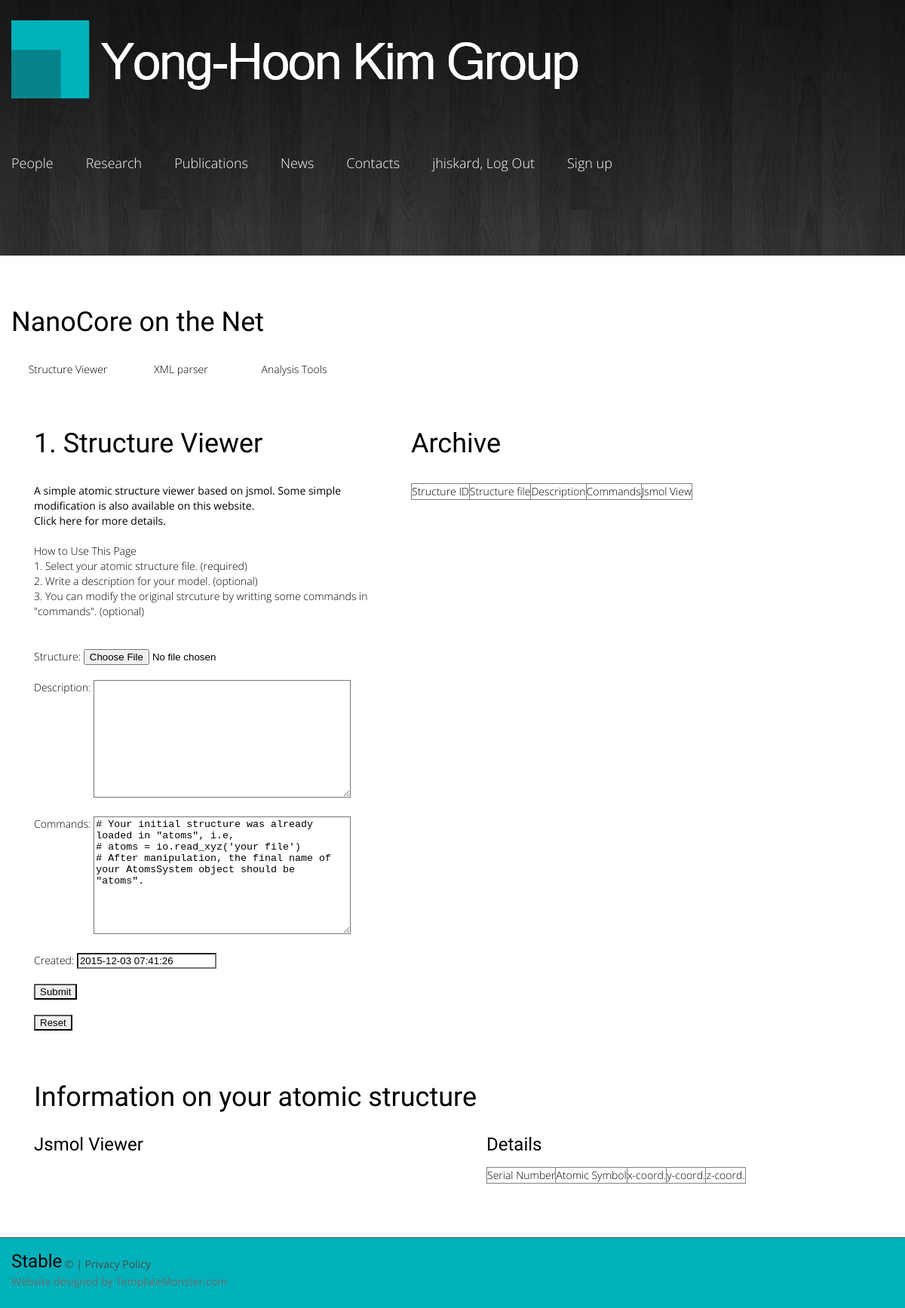
/nanocore_viewer.html (signed in), run on an earlier commit of the app's database.
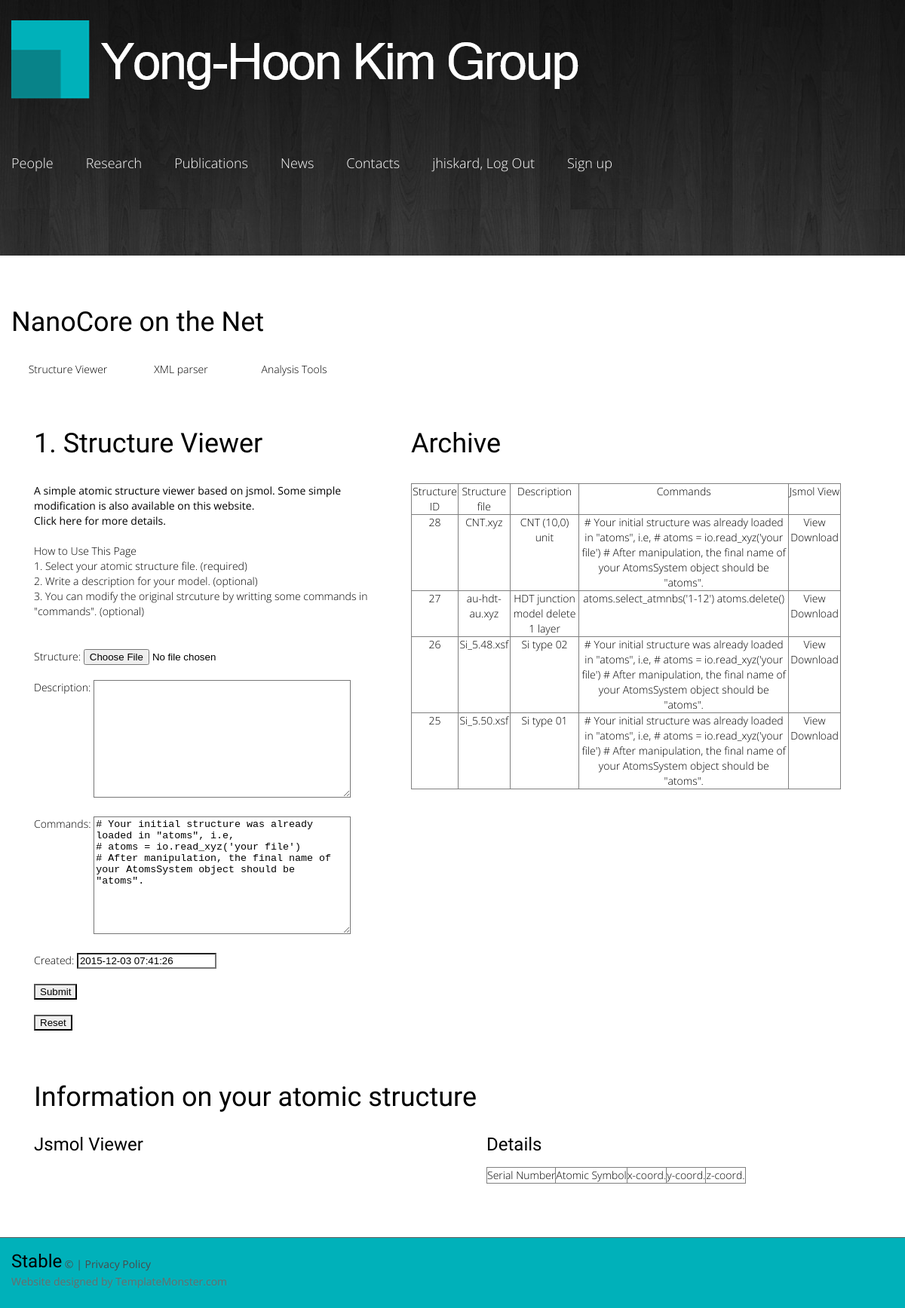
And on a later commit of the database.
### app04/models.py (models this page shows)
class StructureModel(models.Model):
    structure = models.FileField(upload_to=upload_path_handler)
    description = models.TextField(max_length=5000, blank=True)
    commands = models.TextField(max_length=10000, blank=True,
                                default="""# Your initial structure was already loaded in "atoms", i.e,
# atoms = io.read_xyz('your file')
# After manipulation, the final name of your AtomsSystem object should be "atoms".
""")
    created  = models.DateTimeField(default=now)

### app04/views.py (the view, shortened to what this page needs)
# urls.py: url(r'^nanocore_viewer.html', views04.app04_view_nanocore, name='app04_view_nanocore'),
@login_required
def app04_view_nanocore(request):
    context = {'filename':'',}
    if not request.user.is_authenticated():
        return redirect(settings.LOGIN_URL)
    if request.method == "GET":
        edit_form = StructureForm()
    temp = StructureModel.objects.all()
    results2 = []
    i = 1
    for t in temp:
        struct_id = t.id
        structure = str(t.structure).split('/')[-1]
        url = t.structure.url
        description = str(t.description)
        commands = str(t.commands)
        print [i, structure, description, commands, url]
        results2.append([struct_id, structure, description, commands, url])
        i += 1
    results2.reverse()
    context['results2'] = results2
    context['form'] = edit_form
    return render(request, 'nanocore_viewer.html', context)

### app04/forms.py
class StructureForm(forms.ModelForm):
    class Meta:
        model = StructureModel
        fields = ('structure', 'description', 'commands', 'created')

### app01/templates/nanocore_viewer.html (shortened to what this page needs)
{% extends 'nanocore_base.html' %}
{% block content %}
  <div class="container">
    <div class="grid_5">
    <h3>1. Structure Viewer</h3>
    <p class="fwn">A simple atomic structure viewer based on jsmol. Some simple modification is also available on this website.<br><a href="nanocore_details.html">Click here </a>for more details.</p>
    How to Use This Page<br>
    1. Select your atomic structure file. (required) <br>
    2. Write a description for your model. (optional) <br>
    3. You can modify the original strcuture by writting some commands in "commands". (optional) <p><br>
    <form method="POST" action="/nanocore_viewer.html" enctype="multipart/form-data">
      {{form.as_p}}
      <p><input type="submit" value="Submit"/></p>
    </form>
    <form method="GET" action="/nanocore_viewer.html"><input type="submit" value="Reset"></form>
    </div>
    <div class="grid_6">
      <h3>Archive</h3>
      <table class="table table-bordered" border=1, cellpadding="10">
      <thead>
        <td border="1" align="center" style="border-collapse:collapse; border:1px gray solid;">Structure ID</td>
        <td border="1" align="center" style="border-collapse:collapse; border:1px gray solid;">Structure file</td>
        <td border="1" align="center" style="border-collapse:collapse; border:1px gray solid;">Description</td>
        <td border="1" align="center" style="border-collapse:collapse; border:1px gray solid;">Commands</td>
        <td border="1" align="center" style="border-collapse:collapse; border:1px gray solid;">Jsmol View</td>
      </thead>
      <tbody>
      {% for i, struct, descript, comm, link in results2 %}
      <tr>
        <td border="1" align="center" style="border-collapse:collapse; border:1px gray solid;">{{i}}</td>
        <td border="1" align="center" style="border-collapse:collapse; border:1px gray solid;">{{struct}}</td>
        <td border="1" align="center" style="border-collapse:collapse; border:1px gray solid;">{{descript}}</td>
        <td border="1" align="center" style="border-collapse:collapse; border:1px gray solid;">{{comm}}</td>
        <td border="1" align="center" style="border-collapse:collapse; border:1px gray solid;">
          <a href="nanocore_view/{{i}}?url={{link}}&index={{i}}">View</a>
          <a href="{{link}}">Download</a>
        </td>
     </tr>
     {% endfor %}
     </tbody>
     </table>
    </div>
  <article class="container">
    <div class="grid_12">
      <h3>Information on your atomic structure</h3>
    </div>
    <div class="grid_6">
      <div class="text1"><a href="#">Jsmol Viewer</a></div>
    </div>
    <div class="grid_5">
      <div class="text1"><a href="#">Details</a></div>
      <table class="table table-bordered" border=1, cellpadding="10">
      <thead>
        <td border="1" align="center" style="border-collapse:collapse; border:1px gray solid;">Serial Number</td>
        <td border="1" align="center" style="border-collapse:collapse; border:1px gray solid;">Atomic Symbol</td>
        <td border="1" align="center" style="border-collapse:collapse; border:1px gray solid;">x-coord.</td>
        <td border="1" align="center" style="border-collapse:collapse; border:1px gray solid;">y-coord.</td>
        <td border="1" align="center" style="border-collapse:collapse; border:1px gray solid;">z-coord.</td>
      </thead>
     </table>
    </div>
  </article>
  </div>
{% endblock %}

### app01/templates/nanocore_base.html (shortened to what this page needs)
<!DOCTYPE html>
<html lang="en">
<head>
<link rel="stylesheet" href="/static/css/style.css">
</head>
<body>
<header>
  <div class="container">
    <div class="row">
      <div class="grid_12 rel">
        <h1>
          <a href="index.html">
            <img src="/static/images/logo.png" alt="Logo alt">
          </a>
        </h1>
      </div>
    </div>
  </div>
  <section id="stuck_container">
    <div class="container">
      <div class="row">
        <div class="grid_12 ">
          <div class="navigation ">
            <nav>
              <ul class="sf-menu">
               <li><a href="people_prof.html">People</a></li>
               <li><a href="research.html">Research</a></li>
               <li><a href="publications.html">Publications</a></li>
               <li><a href="news.html">News</a></li>
               <li><a href="contacts.html">Contacts</a></li>
               <li>
                 {% if request.user.is_authenticated %}
                 <a href="{% url 'logout_url' %}?next=/index.html">{{request.user.username }}, Log Out</a>
                 {% else %}
                 <a href="{% url 'login_url' %}">Log In</a>
                 {% endif %}
               </li>
               <li><a href="/signup">Sign up</a></li>
             </ul>
            </nav>
          </div>
        </div>
     </div>
    </div>
  </section>
</header>
<section id="content"><div class="ic">More Website Templates @ TemplateMonster.com - July 28, 2014!</div>
  <div class="container">
    <h3>NanoCore on the Net</h3>
    <table class="table table-bordered" border=0, cellpadding="10">
      <tbody>
      <tr>
        <td width=150 align="center"><a href="nanocore_viewer.html">Structure Viewer</a></td>
        <td width=150 align="center"><a href="detail/siesta.xml">XML parser</a></td>
        <td width=150 align="center"><a href="#">Analysis Tools</a></td>
     </tr>
    </table>
  </div>
{% block content %}{% endblock %}
</section>
<footer id="footer">
  <div class="container">
    <div class="row">
      <div class="grid_12">
        <div class="copyright"><span class="brand">Stable</span> &copy;  | <a href="#">Privacy Policy</a>
          <div class="sub-copy">Website designed by <a href="http://www.templatemonster.com/" rel="nofollow">TemplateMonster.com</a></div>
        </div>
      </div>
    </div>
  </div>
</footer>
</body>
</html>

### app01/static/css/style.css (style rules this page uses)
.navigation { z-index: 999; position: relative; padding: 35px 0; }
.navigation .sf-menu { z-index: 990; text-align: center; position: relative; }
.navigation nav { position: relative; padding: 0; }
.sf-menu > li { float: left; font-weight: 300; position: relative; font-size: 18px; line-height: 22px; }
.sf-menu > li + li { margin-left: 43px; }
.sf-menu > li + li:after { content: ''; background: url(../images/menu_sep.png) 0 0 no-repeat; height: 5px; width: 5px; position: absolute; left: -20px; top: 10px; }
.sf-menu > li > a { position: relative; color: #ffffff; text-align: center; }
#stuck_container { -webkit-transition: all 0.4s ease; -moz-transition: all 0.4s ease; -ms-transition: all 0.4s ease; -o-transition: all 0.4s ease; transition: all 0.4s ease; z-index: 998 !important; }
html { width: 100%; }
body { position: relative; background: #00b1ba; color: #000000; font: 300 14px/20px 'Open Sans', sans-serif; }
p { margin-bottom: 20px; }
input, textarea { border-radius: 0 !important; outline: none !important; -webkit-appearance: none; }
img { max-width: 100%; }
h1, h2, h3, h4, h5, h6 { font-weight: 300; color: #000000; font-family: 'Roboto Condensed', sans-serif; }
h3 { font-size: 36px; line-height: 72px; padding-top: 52px; margin-bottom: 17px; }
ul { padding: 0; margin: 0; list-style: none; }
a { text-decoration: none; color: inherit; outline: none; -webkit-transition: 0.5s ease; transition: 0.5s ease; }
.fwn { font-weight: normal; }
.rel { position: relative; }
header { color: #e6e5e5; display: block; position: relative; z-index: 999; padding: 18px 0 77px; background: url(../images/slide.jpg) center 0 no-repeat; }
header .rel { z-index: 999; }
header h1 { text-align: center; z-index: 999; float: left; margin-bottom: 10px; }
header h1 a { display: block; overflow: hidden; font-size: 0; line-height: 0; -webkit-transition: 0s ease; transition: 0s ease; }
#content { background-color: #fff; padding-bottom: 71px; }
.text1 { font: 24px/20px 'Roboto Condensed', sans-serif; margin-bottom: 20px; }
#footer { padding: 25px 0; border-top: 1px solid #5c5c5c; }
#footer .copyright { font-weight: normal; color: #4b4a4a; }
#footer .copyright .brand { position: relative; top: -4px; color: #000000; font: 300 24px/20px 'Roboto Condensed', sans-serif; }
#footer .copyright .sub-copy { padding-top: 3px; color: #6d6a6a; }

### app01/static/css/grid.css (style rules this page uses)
html, body, div, span, applet, object, iframe, h1, h2, h3, h4, h5, h6, p, blockquote, pre, a, abbr, acronym, address, big, cite, code, del, dfn, em, img, ins, kbd, q, s, samp, small, strike, strong, sub, sup, tt, var, b, u, i, center, dl, dt, dd, ol, ul, li, fieldset, form, label, legend, table, caption, tbody, tfoot, thead, tr, th, td, article, aside, canvas, details, embed, figure, figcaption, footer, header, hgroup, menu, nav, output, ruby, section, summary, time, mark, audio, video { margin: 0; padding: 0; border: 0; font-size: 100%; font: inherit; vertical-align: top; }
article, aside, details, figcaption, figure, footer, header, hgroup, menu, nav, section { display: block; }
body { line-height: 1; }
ol, ul { list-style: none; }
table { border-collapse: collapse; border-spacing: 0; }
.row { margin-left: -30px; *zoom: 1; }
.row:before, .row:after { display: table; content: ""; line-height: 0; }
.row:after { clear: both; }
[class*="grid_"] { float: left; min-height: 1px; margin-left: 30px; }
.container { width: 1170px; }
.grid_12 { width: 1170px; }
.grid_6 { width: 570px; }
.grid_5 { width: 470px; }
.container { margin-right: auto; margin-left: auto; *zoom: 1; }
.container:before, .container:after { display: table; content: ""; line-height: 0; }
.container:after { clear: both; }

What changed in the data, as far as the page shows it:
added StructureModel: results2 "CNT (10,0) unit", results2 "# Your initial structure was already loaded in \"atoms\", i.e, # atoms = io.read_xyz('your file') # After manipulation, the final name of your AtomsSystem object should be \"atoms\"."
added StructureModel: results2 "HDT junction model delete 1 layer", results2 "atoms.select_atmnbs('1-12') atoms.delete()"
added StructureModel: results2 "Si type 02", results2 "# Your initial structure was already loaded in \"atoms\", i.e, # atoms = io.read_xyz('your file') # After manipulation, the final name of your AtomsSystem object should be \"atoms\"."
added StructureModel: results2 "Si type 01", results2 "# Your initial structure was already loaded in \"atoms\", i.e, # atoms = io.read_xyz('your file') # After manipulation, the final name of your AtomsSystem object should be \"atoms\"."
Also different on the page:
new list line: "28 CNT.xyz View Download"
new list line: "27 au-hdt-au.xyz View Download"
new list line: "26 Si_5.48.xsf View Download"
new list line: "25 Si_5.50.xsf View Download"
